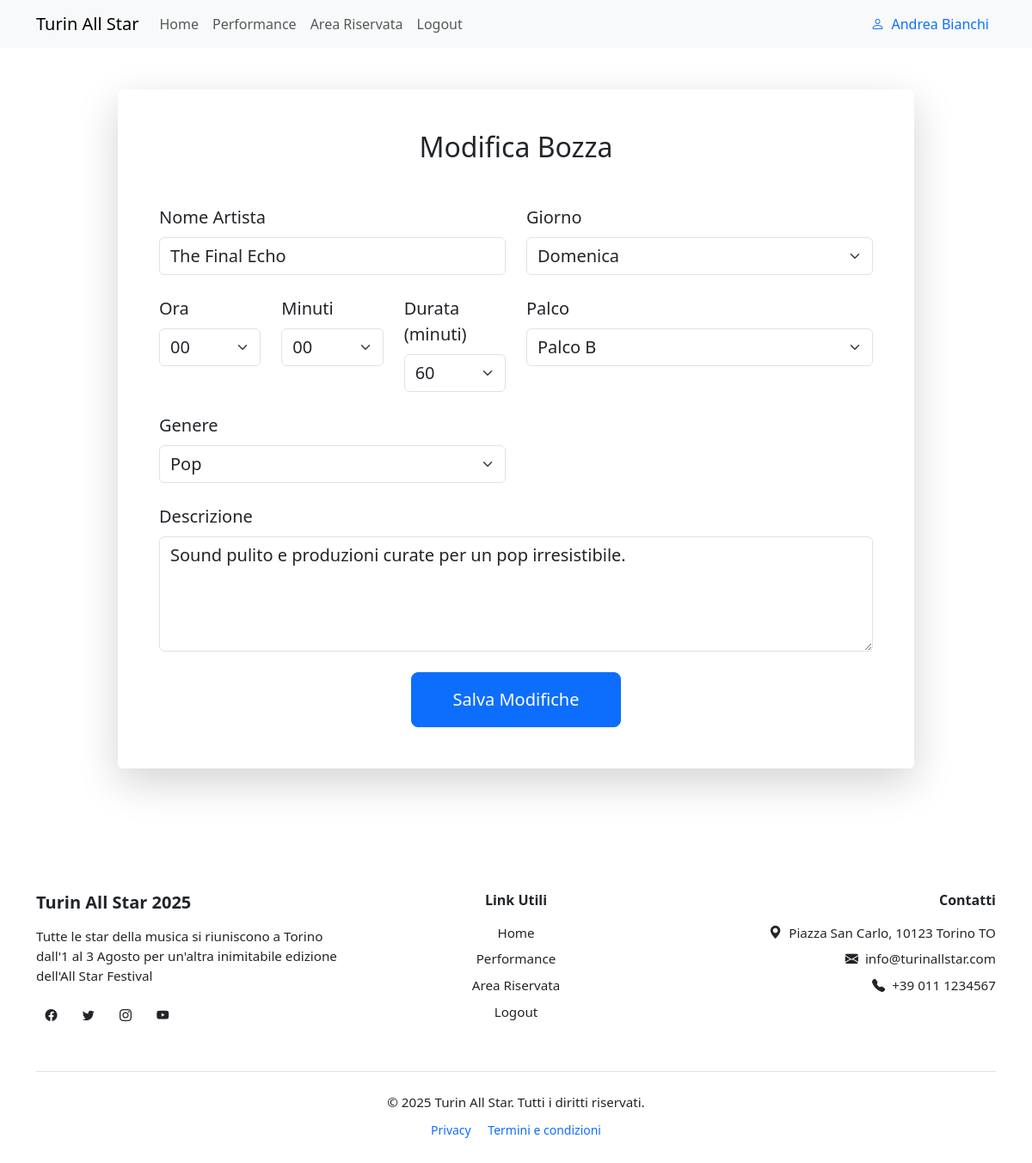
/modifica_bozza/15 (signed in), run on the app's committed database.
### tables this page shows
CREATE TABLE utenti(
    id INTEGER PRIMARY KEY AUTOINCREMENT,
    nome TEXT NOT NULL,
    cognome TEXT NOT NULL,
    email TEXT UNIQUE NOT NULL,
    password TEXT NOT NULL,
    ruolo TEXT CHECK(ruolo IN('organizzatore','partecipante')) NOT NULL,
    data_registrazione TIMESTAMP DEFAULT CURRENT_TIMESTAMP
);

CREATE TABLE performances(
    id INTEGER PRIMARY KEY AUTOINCREMENT,
    nome_artista TEXT UNIQUE NOT NULL,
    giorno TEXT CHECK(giorno IN('Venerdi','Sabato','Domenica')) NOT NULL,
    orario TEXT NOT NULL,
    durata INTEGER NOT NULL,
    descrizione TEXT NOT NULL,
    palco TEXT CHECK(palco IN('Palco A','Palco B','Palco C')) NOT NULL,
    genere TEXT NOT NULL,
    immagine TEXT NOT NULL,
    pubblicato INTEGER DEFAULT 0,
    id_organizzatore INTEGER NOT NULL,
    data_inserimento TIMESTAMP DEFAULT CURRENT_TIMESTAMP,
    FOREIGN KEY (id_organizzatore) REFERENCES utenti(id)
);

### routes/private_routes.py (the view)
@private_bp.route("/modifica_bozza/<int:id>", methods=["GET"])
@login_required
def modifica_bozza(id):
    if current_user.ruolo == "partecipante":
        return redirect(url_for("private.reserved"))
    bozza = performances_dao.get_bozza_by_id(id)
    if not bozza or bozza["pubblicato"]:
        flash("Bozza non trovata o già pubblicata.", "danger")
        return redirect(url_for("private.reserved"))
    return render_template("private/modifica_bozza.html", bozza=bozza)

### dao/performances_dao.py (called while the page is built)
def get_db_connection():
    conn = sqlite3.connect("festival.db")
    conn.row_factory = sqlite3.Row
    return conn

def get_bozza_by_id(id):
    try:
        sql = """
        SELECT * FROM performances
        WHERE pubblicato = 0
        AND id = ?
        """
        with get_db_connection() as conn:
            cursor = conn.cursor()
            cursor.execute(sql, (id,))
            perf = cursor.fetchone()
            cursor.close()
        return perf
    except sqlite3.Error as e:
        logging.error(f"get_bozza_by_id: {e}")
        return None

### dao/utenti_dao.py (called while the page is built)
def get_db_connection():
    conn = sqlite3.connect("festival.db")
    conn.row_factory = sqlite3.Row
    return conn

def get_utente_by_id(id):
    try:
        sql = "SELECT * FROM utenti WHERE id = ?"
        with get_db_connection() as conn:
            cursor = conn.cursor()
            cursor.execute(sql, (id,))
            utente = cursor.fetchone()
            cursor.close()
        return utente
    except sqlite3.Error as e:
        logging.error(f"get_utente_by_id: {e}")
        return None

### login.py (called while the page is built)
@login_manager.user_loader
def load_user(id):
    utente = utenti_dao.get_utente_by_id(id)
    if utente is None:
        return None
    return User(
        id=utente["id"],
        nome=utente["nome"],
        cognome=utente["cognome"],
        email=utente["email"],
        password=utente["password"],
        ruolo=utente["ruolo"]
    )

### templates/private/modifica_bozza.html (shortened to what this page needs)
{% extends "base.html" %}
{% block content %}
<section class="container py-5">
  <div class="row justify-content-center">
    <div class="col-lg-10">
      <div class="card shadow-lg border-0 p-5">
        <h2 class="mb-5 text-center">Modifica Bozza</h2>
        <form method="POST">
          <div class="row g-4">
            <div class="col-md-6">
              <label for="nome_artista" class="form-label fs-5">Nome Artista</label>
              <input
                type="text"
                class="form-control fs-5"
                name="nome_artista"
                value="{{ bozza.nome_artista }}"
                required
              />
            </div>
            <div class="col-md-6">
              <label for="giorno" class="form-label fs-5">Giorno</label>
              <select class="form-select fs-5" name="giorno" required>
                <option value="Domenica" {% if bozza.giorno == "Domenica" %}selected{% endif %}>Domenica</option>
              </select>
            </div>
            <div class="col-md-2">
              <label for="ora" class="form-label fs-5">Ora</label>
              <select name="ora" id="ora" class="form-select fs-5" required>
                {% for h in range(0, 24) %}
                <option value="{{ '%02d' % h }}" {% if bozza.ora == '%02d' % h %}selected{% endif %}>
                  {{ '%02d' % h }}
                </option>
                {% endfor %}
              </select>
            </div>
            <div class="col-md-2">
              <label for="minuti" class="form-label fs-5">Minuti</label>
              <select name="minuti" id="minuti" class="form-select fs-5" required>
                {% for m in range(0, 60, 5) %}
                <option value="{{ '%02d' % m }}" {% if bozza.minuti == '%02d' % m %}selected{% endif %}>
                  {{ '%02d' % m }}
                </option>
                {% endfor %}
              </select>
            </div>
            <div class="col-md-2">
              <label for="durata" class="form-label fs-5">Durata (minuti)</label>
              <select name="durata" id="durata" class="form-select fs-5" required>
                {% for d in range(5, 181, 5) %}
                <option value="{{ d }}" {% if bozza.durata == d %}selected{% endif %}>{{ d }}</option>
                {% endfor %}
              </select>
            </div>
            <div class="col-md-6">
              <label for="palco" class="form-label fs-5">Palco</label>
              <select class="form-select fs-5" name="palco" required>
                <option value="Palco B" {% if bozza.palco == "Palco B" %}selected{% endif %}>Palco B</option>
              </select>
            </div>
            <div class="col-md-6">
              <label for="genere" class="form-label fs-5">Genere</label>
              <select class="form-select fs-5" name="genere" required>
                <option value="Pop" {% if bozza.genere == "Pop" %}selected{% endif %}>Pop</option>
              </select>
            </div>
            <div class="col-12">
              <label for="descrizione" class="form-label fs-5">Descrizione</label>
              <textarea
                class="form-control fs-5"
                name="descrizione"
                rows="4"
                placeholder="Inserisci una descrizione..."
              >{{ bozza.descrizione }}</textarea>
            </div>
            <div class="col-12 text-center mt-4">
              <button type="submit" class="btn btn-primary btn-lg px-5 py-3">
                Salva Modifiche
              </button>
            </div>
          </div>
        </form>
      </div>
    </div>
  </div>
</section>
{% endblock %}

### templates/components/navbar.html (shortened to what this page needs)
<nav class="navbar navbar-expand-lg bg-body-tertiary sticky-top">
  <div class="container">
    <a class="navbar-brand" href="{{ url_for('public.home') }}"
      >Turin All Star</a
    >
    <div class="collapse navbar-collapse" id="navbarNav">
      <ul class="navbar-nav me-auto mb-2 mb-lg-0">
        <li class="nav-item">
          <a
            class="nav-link"
            aria-current="page"
            href="{{ url_for('public.home') }}"
            >Home</a
          >
        </li>
        <li class="nav-item">
          <a class="nav-link" href="{{ url_for('public.performances') }}"
            >Performance</a
          >
        </li>
        <li class="nav-item">
          <a class="nav-link" href="{{ url_for('private.reserved')}}"
            >Area Riservata</a
          >
        </li>
        {% if current_user.is_authenticated %}
        <li class="nav-item">
          <a class="nav-link" href="{{ url_for('auth.logout') }}">Logout</a>
        </li>
        {% endif %}
      </ul>
      {% if current_user.is_authenticated %}
      <a class="text-decoration-none" href="{{ url_for('private.reserved') }}">
      <div class="d-flex align-items-center ms-auto">
        <div class="text-primary d-flex align-items-center gap-2 px-2">
          <i class="bi bi-person"></i>
          <span>{{ current_user.nome }} {{ current_user.cognome }}</span>
        </div>
      </div>
      {% endif %}
      </a>
    </div>
  </div>
</nav>

### data on the page
utenti: nome "Andrea", cognome "Bianchi"
performances: nome_artista "The Final Echo", giorno "Domenica", durata "60", palco "Palco B", genere "Pop", descrizione "Sound pulito e produzioni curate per un pop irresistibile."

### other printed values
form field ora "00"
form field minuti "00"
